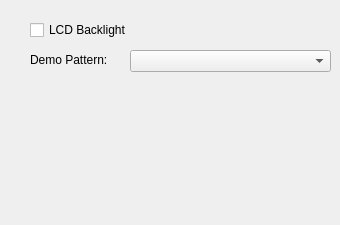
     <widget class="QWidget" name="tabLCD">
      <attribute name="icon">
       <iconset resource="images/images.qrc">
        <normaloff>:/new/Myresource/LCD_checkerboard.png</normaloff>:/new/Myresource/LCD_checkerboard.png</iconset>
      </attribute>
      <attribute name="title">
       <string>LCD</string>
      </attribute>
      <widget class="QCheckBox" name="checkBox_LCD_Backlight">
       <property name="geometry">
        <rect>
         <x>30</x>
         <y>20</y>
         <width>261</width>
         <height>20</height>
        </rect>
       </property>
       <property name="text">
        <string>LCD Backlight</string>
       </property>
      </widget>
      <widget class="QComboBox" name="comboBox_LcdDemo">
       <property name="geometry">
        <rect>
         <x>130</x>
         <y>50</y>
         <width>201</width>
         <height>22</height>
        </rect>
       </property>
      </widget>
      <widget class="QLabel" name="label_3">
       <property name="geometry">
        <rect>
         <x>30</x>
         <y>50</y>
         <width>101</width>
         <height>20</height>
        </rect>
       </property>
       <property name="text">
        <string>Demo Pattern:</string>
       </property>
      </widget>
      <widget class="QLabel" name="label_lcd_demo_image">
       <property name="geometry">
        <rect>
         <x>130</x>
         <y>80</y>
         <width>200</width>
         <height>136</height>
        </rect>
       </property>
       <property name="text">
        <string/>
       </property>
       <property name="pixmap">
        <pixmap resource="images/images.qrc">:/new/Myresource/LCD_hello.png</pixmap>
       </property>
      </widget>
     </widget>
